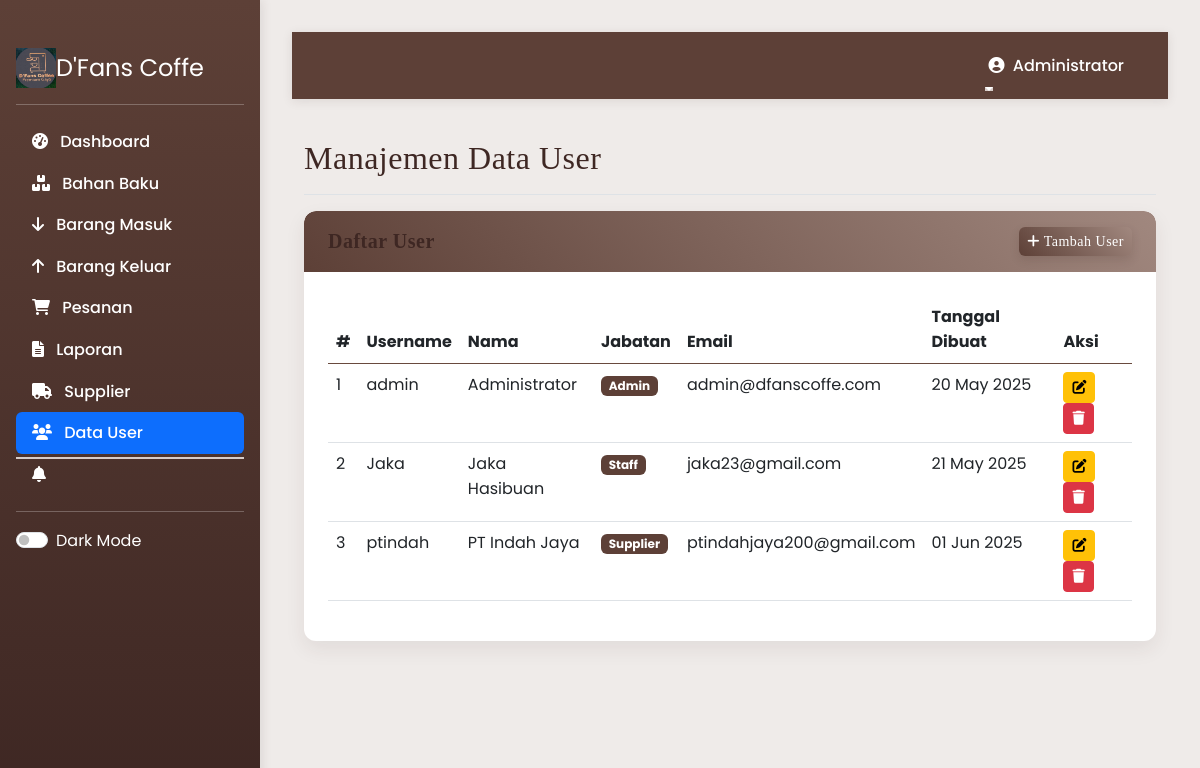
/users.php (signed in), run on the app's committed database.
### tables this page shows
CREATE TABLE `users` (
  `id` int(11) NOT NULL,
  `username` varchar(50) NOT NULL,
  `password` varchar(255) NOT NULL,
  `nama` varchar(100) NOT NULL,
  `jabatan` enum('Admin','Staff','Manager','Supplier') NOT NULL,
  `supplier_id` int(11) DEFAULT NULL,
  `email` varchar(100) NOT NULL,
  `foto` varchar(255) DEFAULT NULL,
  `created_at` timestamp NOT NULL DEFAULT current_timestamp()
);

### users.php (the view, shortened to what this page needs)
<?php
require_once 'header.php';
$sql = "SELECT * FROM users ORDER BY jabatan, nama";
$result = $conn->query($sql);
?>
<div class="card">
    <div class="card-header">
        <div class="d-flex justify-content-between align-items-center">
            <h5 class="mb-0">Daftar User</h5>
            <button class="btn btn-primary btn-sm" data-bs-toggle="modal" data-bs-target="#tambahModal">
                <i class="fas fa-plus"></i> Tambah User
            </button>
        </div>
    </div>
    <div class="card-body">
        <div class="table-responsive">
            <table class="table table-hover">
                <thead>
                    <tr>
                        <th>#</th>
                        <th>Username</th>
                        <th>Nama</th>
                        <th>Jabatan</th>
                        <th>Email</th>
                        <th>Tanggal Dibuat</th>
                        <th>Aksi</th>
                    </tr>
                </thead>
                <tbody>
                    <?php if ($result->num_rows > 0):
                        $no = 1;
                        while ($row = $result->fetch_assoc()):
                    ?>
                    <tr>
                        <td><?php echo $no++; ?></td>
                        <td><?php echo $row['username']; ?></td>
                        <td><?php echo $row['nama']; ?></td>
                        <td>
                            <span class="badge bg-primary">
                                <?php echo $row['jabatan']; ?>
                            </span>
                        </td>
                        <td><?php echo $row['email']; ?></td>
                        <td><?php echo date('d M Y', strtotime($row['created_at'])); ?></td>
                        <td>
                            <button class="btn btn-sm btn-warning" data-bs-toggle="modal" data-bs-target="#editModal<?php echo $row['id']; ?>">
                                <i class="fas fa-edit"></i>
                            </button>
                            <a href="users.php?hapus=<?php echo $row['id']; ?>" class="btn btn-sm btn-danger" onclick="return confirmDelete()">
                                <i class="fas fa-trash"></i>
                            </a>
                        </td>
                    </tr>
                    <?php endwhile; ?>
                    <?php else: ?>
                    <tr>
                        <td colspan="7" class="text-center">Tidak ada data user</td>
                    </tr>
                    <?php endif; ?>
                </tbody>
            </table>
        </div>
    </div>
</div>
<?php require_once 'footer.php'; ?>

### style.css (style rules this page uses)
:root { --primary-color: #5D4037; --secondary-color: #A1887F; --accent-color: #D7CCC8; --dark-color: #3E2723; --light-color: #EFEBE9; --danger-color: #962A2A; --warning-color: #B36A00; --success-color: #4B3621; --info-color: #6D4C41; --font-main: 'Poppins', sans-serif; --font-heading: 'Playfair Display', serif; --border-radius: 12px; --card-shadow: 0 8px 20px rgba(62, 39, 35, 0.08); --transition-speed: 0.35s; --bs-primary: #5D4037; --bs-primary-rgb: 93, 64, 55; --bs-secondary: #A1887F; --bs-secondary-rgb: 161, 136, 127; --bs-info: #6D4C41; --bs-info-rgb: 109, 76, 65; --bs-link-color: #5D4037; --bs-link-hover-color: #3E2723; }
body { font-family: var(--font-main); background-color: var(--light-color); color: var(--dark-color); line-height: 1.6; transition: all var(--transition-speed) ease; }
h1, h2, h3, h4, h5, h6 { font-family: var(--font-heading); font-weight: 600; margin-bottom: 1rem; letter-spacing: 0.5px; color: var(--dark-color); }
.card { border-radius: var(--border-radius); box-shadow: var(--card-shadow); transition: all var(--transition-speed) ease; margin-bottom: 24px; border: none; overflow: hidden; background-color: #FFFFFF; }
.card-header { background: linear-gradient(45deg, var(--primary-color), var(--secondary-color)); color: white; border-radius: var(--border-radius) var(--border-radius) 0 0 !important; padding: 1rem 1.5rem; font-family: var(--font-heading); border-bottom: none; }
.card-body { padding: 1.5rem; color: #333333; }
table { color: #333333; background-color: #FFFFFF; }
.btn-primary { background: linear-gradient(45deg, var(--primary-color), var(--secondary-color)); border: none; border-radius: 6px; box-shadow: 0 4px 10px rgba(62, 39, 35, 0.15); transition: all 0.3s ease; font-weight: 500; text-transform: capitalize; letter-spacing: 0.5px; color: #FFFFFF; }
table thead th { background-color: var(--primary-color); color: white; padding: 0.75rem; border-color: #694a3e; }
.table tbody tr:nth-of-type(odd) { background-color: rgba(239, 235, 233, 0.5); }

### data on the page
users: username "admin", nama "Administrator", jabatan "Admin", email "admin@dfanscoffe.com", created_at "20 May 2025"
users: username "Jaka", nama "Jaka Hasibuan", jabatan "Staff", email "jaka23@gmail.com", created_at "21 May 2025"
users: username "ptindah", nama "PT Indah Jaya", jabatan "Supplier", email "ptindahjaya200@gmail.com", created_at "01 Jun 2025"

### other printed values
$_SESSION['nama'] "Administrator"
$page_title "Manajemen Data User"
